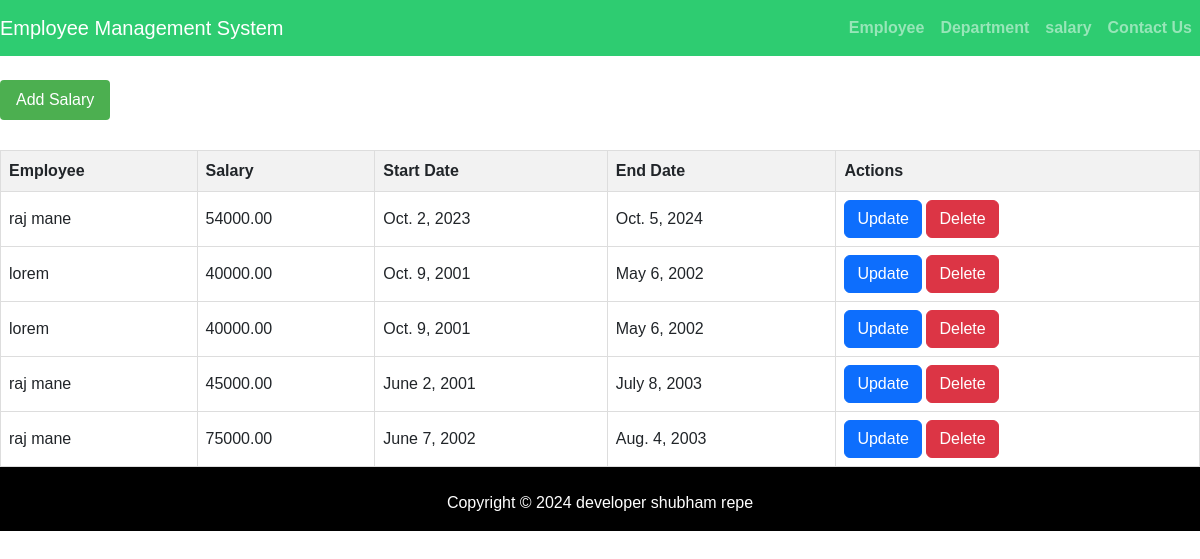
/salaries/, run on the app's committed database.
### emp_app/models.py (models this page shows, shortened)
class EmployeeSalary(models.Model):
    employee = models.ForeignKey(Employee, on_delete=models.CASCADE)
    salary = models.DecimalField(max_digits=10, decimal_places=2, validators=[MinValueValidator(0)])
    start_date = models.DateField()
    end_date = models.DateField()

class Employee(models.Model):
    DESIGNATION_CHOICES = [
        ('Associate', 'Associate'),
        ('TL', 'Team Lead'),
        ('Manager', 'Manager'),
    ]
    name = models.CharField(max_length=255)
    email = models.EmailField()
    address = models.TextField()
    designation = models.CharField(max_length=20, choices=DESIGNATION_CHOICES)
    department = models.ForeignKey(Department, on_delete=models.CASCADE)
    reporting_manager = models.ForeignKey('self', on_delete=models.SET_NULL, null=True, blank=True)

### emp_app/views.py (the view)
# urls.py: path('salaries/', views.salary_list, name='salary_list'),
def salary_list(request):
    salary_entries = EmployeeSalary.objects.all()
    return render(request, 'salary_l.html', {'salary_entries': salary_entries})

### emp_app/templates/salary_l.html (shortened to what this page needs)
{% extends 'homebase.html' %}
{% load static %}
{% block content %}
<!DOCTYPE html>
<html lang="en">
<head>
    <link href="https://cdn.jsdelivr.net/npm/bootstrap@5.3.2/dist/css/bootstrap.min.css" rel="stylesheet">
    <link rel="stylesheet" href="https://cdn.jsdelivr.net/npm/bootstrap-icons@1.11.3/font/bootstrap-icons.min.css">
</head>
<body>
    <nav class="navbar bg-body-tertiary">
        <div class="container-fluid">
          <a class="navbar-brand" href="">
          </a>
        </div>
      </nav>
      <br>
    <a href="{% url 'add_salary_entry' %}" class="add-button">Add Salary</a>
    <table>
        <thead>
            <tr>
                <th>Employee</th>
                <th>Salary</th>
                <th>Start Date</th>
                <th>End Date</th>
                <th>Actions</th>
            </tr>
        </thead>
        <tbody>
            {% for entry in salary_entries %}
                <tr>
                    <td>{{ entry.employee.name }}</td>
                    <td>{{ entry.salary }}</td>
                    <td>{{ entry.start_date }}</td>
                    <td>{{ entry.end_date }}</td>
                    <td>
                        <a href="{% url 'update_salary_entry' entry.id %}"><button type="button" class="btn btn-primary">Update</button></a>
                        <a href="{% url 'delete_salary' entry.id %}"><button type="button" class="btn btn-danger">Delete</button></a>
                    </td>
                </tr>
            {% endfor %}
        </tbody>
    </table>
</body>
</html>
{% endblock content %}

### emp_app/templates/navbar.html (style rules this page uses)
.navbar-brand { font-size: 20px; font-family: sans-serif; }

### emp_app/templates/salary_l.html (style rules this page uses)
body { font-family: Arial, sans-serif; }
table { width: 100%; border-collapse: collapse; margin-top: 20px; }
th, td { border: 1px solid #dddddd; text-align: left; padding: 8px; }
th { background-color: #f2f2f2; }
a { text-decoration: none; }
.add-button { display: inline-block; margin-bottom: 10px; padding: 8px 16px; font-size: 16px; background-color: #4CAF50; color: white; border: none; border-radius: 4px; cursor: pointer; }

### data on the page
EmployeeSalary: employee.name "raj mane", salary "54000.00", start_date "Oct. 2, 2023", end_date "Oct. 5, 2024"
EmployeeSalary: employee.name "lorem", salary "40000.00", start_date "Oct. 9, 2001", end_date "May 6, 2002"
EmployeeSalary: employee.name "lorem", salary "40000.00", start_date "Oct. 9, 2001", end_date "May 6, 2002"
EmployeeSalary: employee.name "raj mane", salary "45000.00", start_date "June 2, 2001", end_date "July 8, 2003"
EmployeeSalary: employee.name "raj mane", salary "75000.00", start_date "June 7, 2002", end_date "Aug. 4, 2003"
